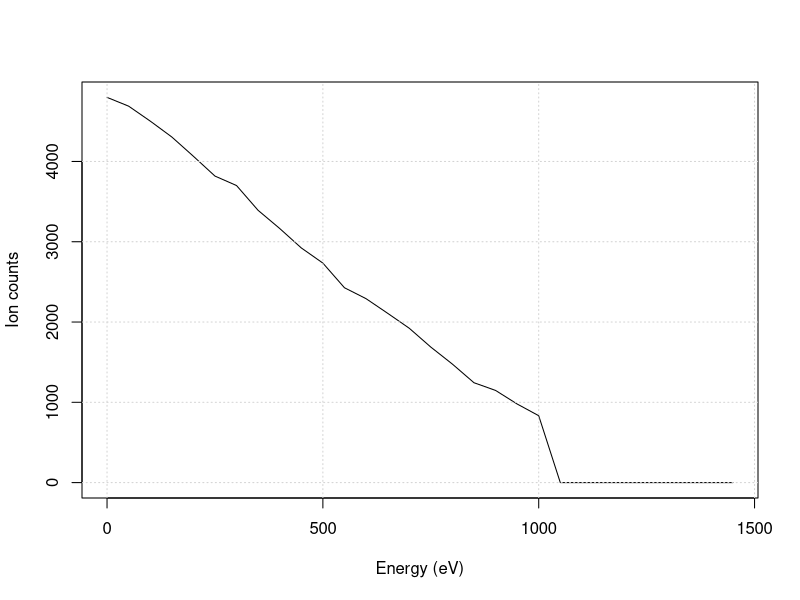
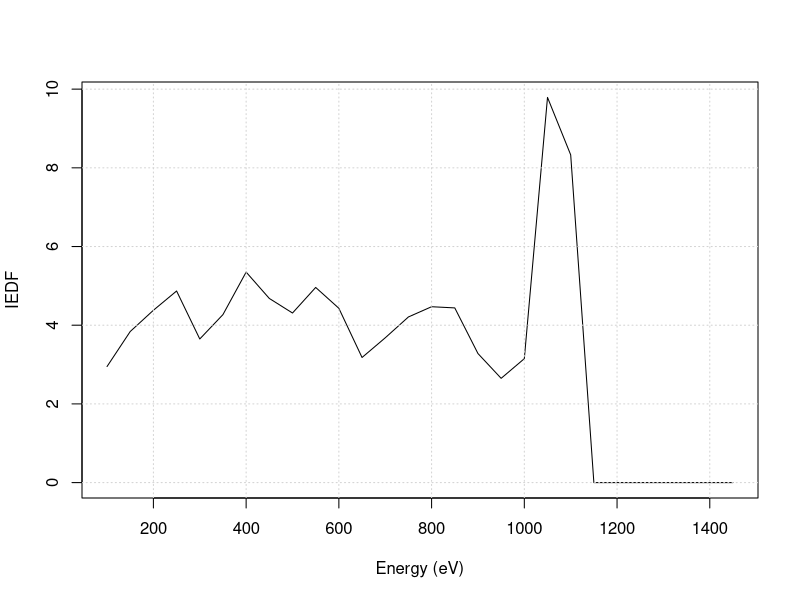
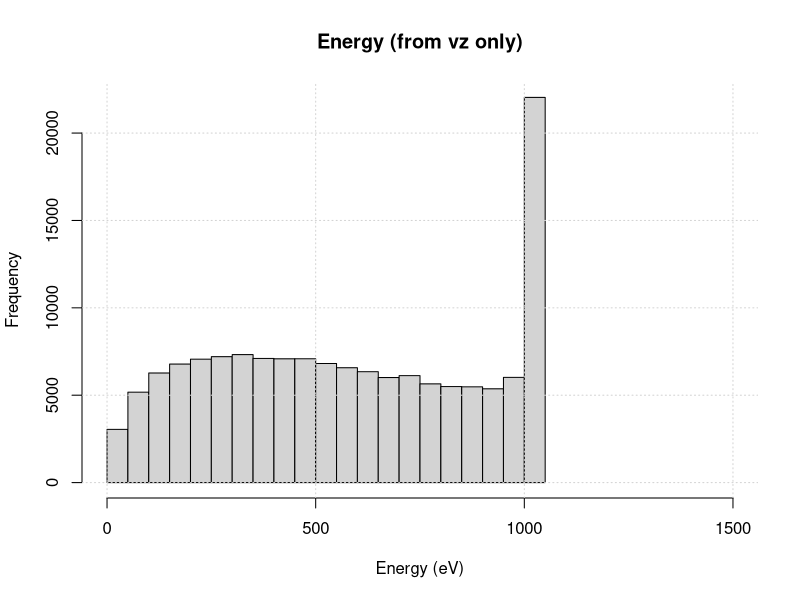
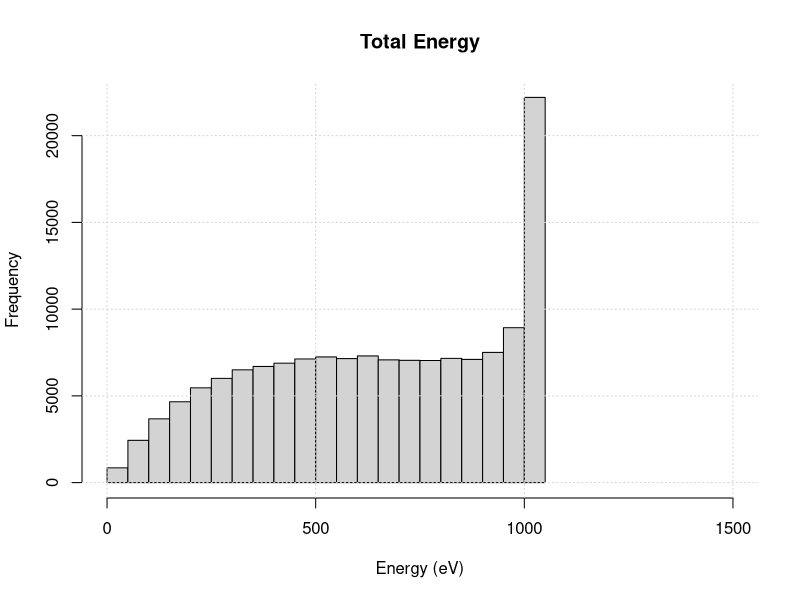

The R source for these figures, in order:
library(dplyr)
ionCount <- read.csv("ionCount.csv", header=FALSE, colClasses = c("numeric","numeric","numeric"))
colnames(ionCount) <- c("G2","Count","Energy(ev)")

ionCount <- ionCount %>% group_by(G2) %>% summarise(counts = sum(Count))

plot(ionCount, type = "l", xlab="Energy (eV)", ylab="Ion counts"); grid()

derivative <- c()
n <- dim(ionCount)[1]-1  
for (i in 2:n)
  {
  numerator <- with(ionCount, -(counts[i+1]-counts[i-1]) )
  denominator <- with(ionCount, (G2[i+1]-G2[i-1]) )
  if (denominator < 0) data <- 0
  else data <- numerator/denominator
  derivative <- rbind(derivative,data)
}
energyStep <- ionCount$G2[2]-ionCount$G2[1]
energy <- seq(2,n,1)*energyStep
plot(derivative ~ energy, type="l",xlab="Energy (eV)", ylab="IEDF"); grid()



#ION ENERGY DISTRIBUTION AS SEEN AT G0
ionEnergy <- read.csv("ionEnergy.csv", header=FALSE, colClasses = c("numeric","numeric"))
colnames(ionEnergy) <- c("eVz", "eV")
hist(as.vector(ionEnergy$eVz), breaks=n+1, 
     xlab="Energy (eV)", 
     ylab="Frequency", 
     main = "Energy (from vz only)", xlim=c(0,1500)); grid()
hist(as.vector(ionEnergy$eV), breaks=n+1, 
     xlab="Energy (eV)", 
     ylab="Frequency", 
     main = "Total Energy", xlim=c(0,1500)); grid()

